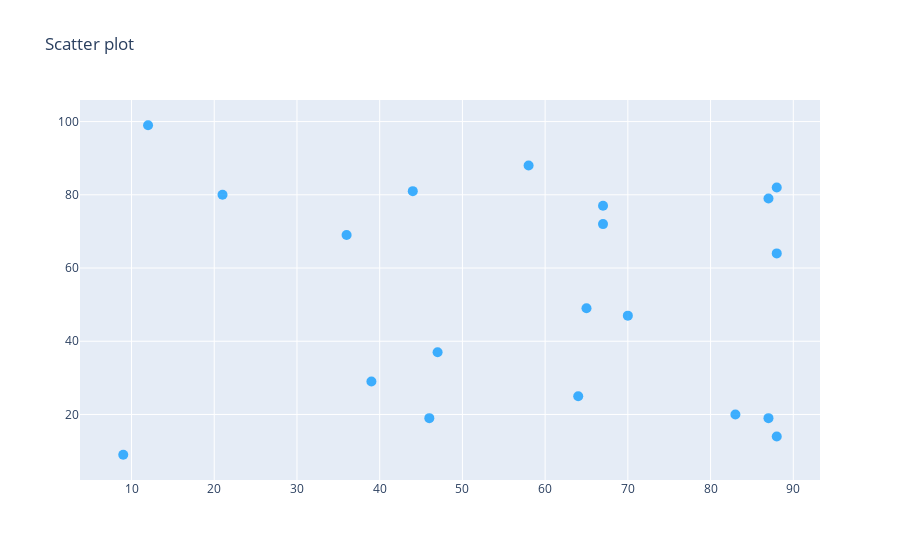

The cell this chart's notebook holds for it:
### Markdown cell above
- 2 numeric variables
- One x might have multiple corresponding y values

### Code cell
np.random.seed(0) 
n = 20
x=np.random.randint(0,100,n)
y=np.random.randint(0,100,n)
data = [go.Scatter(x=x,
                   y=y,
                   text = [str(i) for i in (zip(x,y))],
                             textposition = 'top center',
                   marker = dict(
            color = 'rgba(17, 157, 255, 0.8)',
            size = 10),
                   mode = 'markers')]
layout = go.Layout(title = 'Scatter plot')
fig = go.Figure(data= data,layout=layout)
iplot(fig)

### Figure 1 — Plotly figure (JSON) as saved in the notebook; plotly's stock layout.template omitted (floating-point values rounded to 4 significant figures)
{"data": [{"marker": {"color": "rgba(17, 157, 255, 0.8)", "size": 10}, "mode": "markers", "text": ["(44, 81)", "(47, 37)", "(64, 25)", "(67, 77)", "(67, 72)", "(9, 9)", "(83, 20)", "(21, 80)", "(36, 69)", "(87, 79)", "(70, 47)", "(88, 64)", "(88, 82)", "(12, 99)", "(58, 88)", "(65, 49)", "(39, 29)", "(87, 19)", "(46, 19)", "(88, 14)"], "textposition": "top center", "type": "scatter", "x": [44, 47, 64, 67, 67, 9, 83, 21, 36, 87, 70, 88, 88, 12, 58, 65, 39, 87, 46, 88], "y": [81, 37, 25, 77, 72, 9, 20, 80, 69, 79, 47, 64, 82, 99, 88, 49, 29, 19, 19, 14]}], "layout": {"title": {"text": "Scatter plot"}}}
